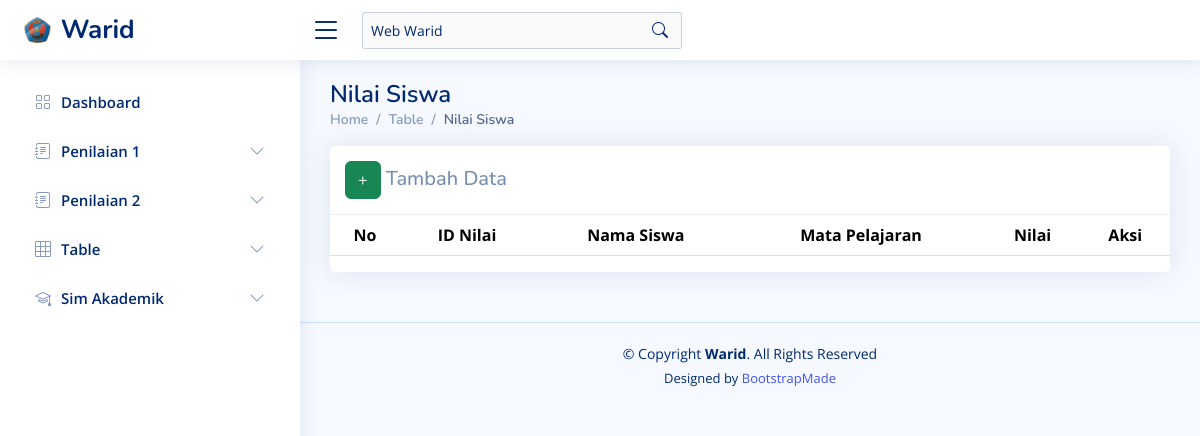
The app's page /?page=nilai_siswa, older data.
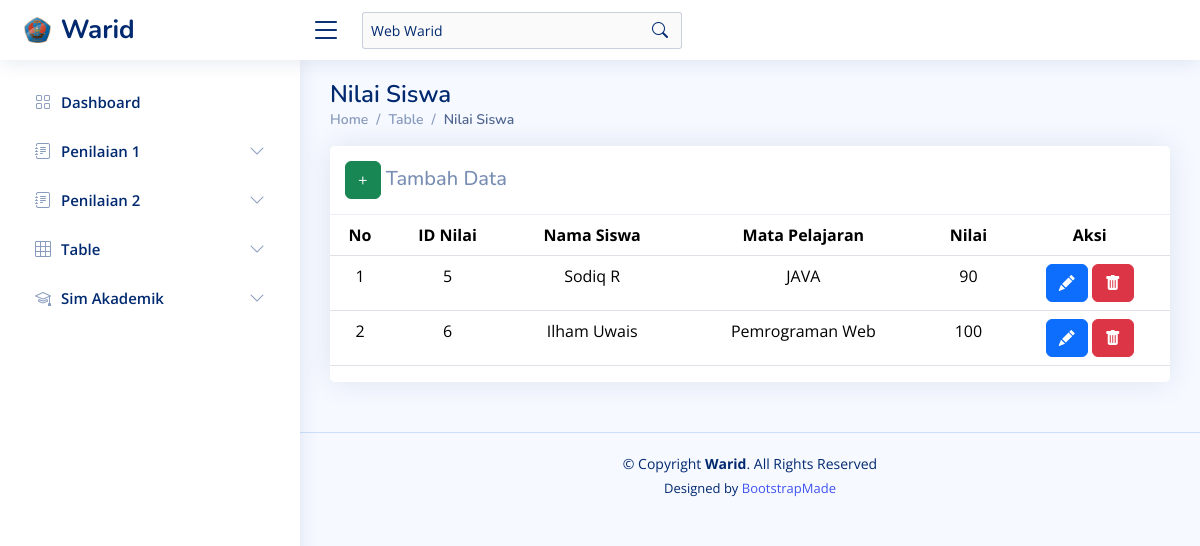
The same page, newer data.
### tables this page shows
CREATE TABLE `nilai_siswa` (
  `id_nilai_siswa` int(10) NOT NULL,
  `id_siswa` int(10) NOT NULL,
  `id_mapel` int(10) NOT NULL,
  `nilai` int(10) NOT NULL
);

CREATE TABLE `siswa` (
  `id_siswa` int(10) NOT NULL,
  `nama_siswa` varchar(255) NOT NULL,
  `kelas` varchar(10) NOT NULL
);

CREATE TABLE `mapel` (
  `id_mapel` int(10) NOT NULL,
  `mata_pelajaran` varchar(50) NOT NULL
);

### assets/components/sim_akademik_warid/nilai_siswa.php (the view, shortened to what this page needs)
<?php
$pageName = 'nilai_siswa';
?>
<main id="main" class="main">
    <div class="pagetitle">
        <h1>Nilai Siswa</h1>
        <nav>
            <ol class="breadcrumb">
                <li class="breadcrumb-item"><a href="?page=dashboard">Home</a></li>
                <li class="breadcrumb-item">Table</li>
                <li class="breadcrumb-item active">Nilai Siswa</li>
            </ol>
        </nav>
    </div>
    <section class="section">
        <div class="row">
            <div class="col-lg-12">
                <div class="card">
                    <h5 class="card-header">
                        <a href="?page=<?php echo $pageName ?>&alert=add_data" class="btn btn-success">+</a> Tambah Data
                    </h5>
                    <div class="table-responsive text-nowrap">
                        <table class="table" style="text-align:center">
                            <thead>
                                <tr>
                                    <th>No</th>
                                    <th>ID Nilai</th>
                                    <th>Nama Siswa</th>
                                    <th>Mata Pelajaran</th>
                                    <th>Nilai</th>
                                    <th>Aksi</th>
                                </tr>
                            </thead>
                            <tbody class="table-border-bottom-0">
                                <?php
                                $no = 1;
                                $result = mysqli_query($koneksi1, "SELECT nilai_siswa.id_nilai_siswa, siswa.nama_siswa, mapel.mata_pelajaran, nilai_siswa.nilai FROM nilai_siswa INNER JOIN siswa ON nilai_siswa.id_siswa = siswa.id_siswa INNER JOIN mapel ON nilai_siswa.id_mapel = mapel.id_mapel");
                                while ($data = mysqli_fetch_assoc($result)) {
                                ?>
                                    <tr>
                                        <td><?php echo $no++; ?></td>
                                        <td><?php echo $data['id_nilai_siswa']; ?></td>
                                        <td><?php echo $data['nama_siswa']; ?></td>
                                        <td><?php echo $data['mata_pelajaran']; ?></td>
                                        <td><?php echo $data['nilai']; ?></td>
                                        <td>
                                            <a href="?page=<?php echo $pageName ?>&alert=EditData&id_nilai_siswa=<?php echo $data['id_nilai_siswa']; ?>" class="btn btn-primary"><i class="bi bi-pencil-fill" style="color: white;"></i></a>
                                            <a href="?page=<?php echo $pageName ?>&alert=ConfirmationDeleteSim&pageName=<?php echo $pageName ?>&id=<?php echo $data['id_nilai_siswa']; ?>" class="btn btn-danger"><i class="bi bi-trash-fill" style="color: white;"></i></a>
                                        </td>
                                    </tr><?php } ?>
                            </tbody>
                        </table>
                    </div>
                </div>
            </div>
        </div>
    </section>
</main>

Row changes from the older to the newer data that the page shows:
added nilai_siswa: id_nilai_siswa "5", id_siswa.nama_siswa "Sodiq R", id_mapel.mata_pelajaran "JAVA", nilai "90"
added nilai_siswa: id_nilai_siswa "6", id_siswa.nama_siswa "Ilham Uwais", id_mapel.mata_pelajaran "Pemrograman Web", nilai "100"
